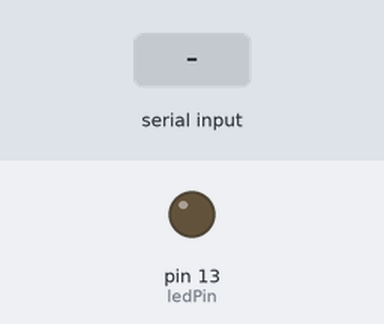
The sketch below on a simulated Arduino Uno, built with avr-gcc and run on an emulated ATmega328P. Parts: output pins drawn as LEDs (lit = HIGH). The inputs (shaded band) are chosen by the test bench.

Above: at 1.2 s.
1.3 s: "H" received over Serial
At 2.0 s:
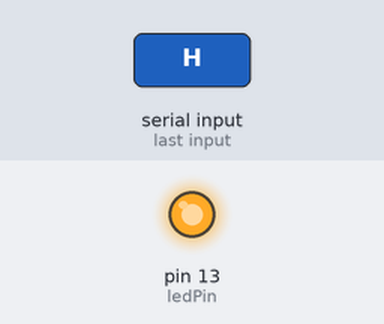
2.8 s: "1" received over Serial
At 3.2 s:
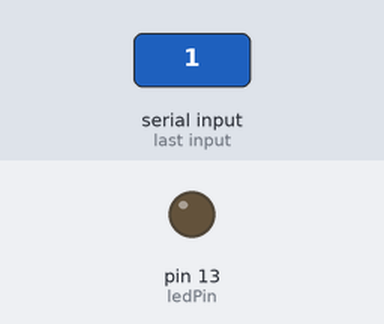
Timing chart, 0 to 5.8 s (numbered marks = the images above; inputs shaded):
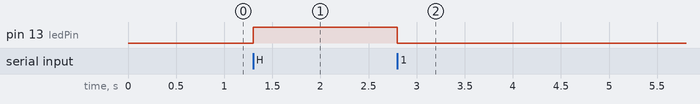

Measured:
- after the input at 1.3 s, pin 13 (ledPin): LOW → HIGH at once
- after the input at 2.8 s, pin 13 (ledPin): HIGH → LOW at once

The sketch:

arduino_simpleserial.ino
```cpp
 char val;
 int ledPin = 13;

 void setup() {
   pinMode(ledPin, OUTPUT);
   Serial.begin(9600);
 }

 void loop() {
   if (Serial.available()) {
     val = Serial.read();

     if (val == 'H') {
       digitalWrite(ledPin, HIGH);
     } else {
       digitalWrite(ledPin, LOW);
     }
   }
 }
```
